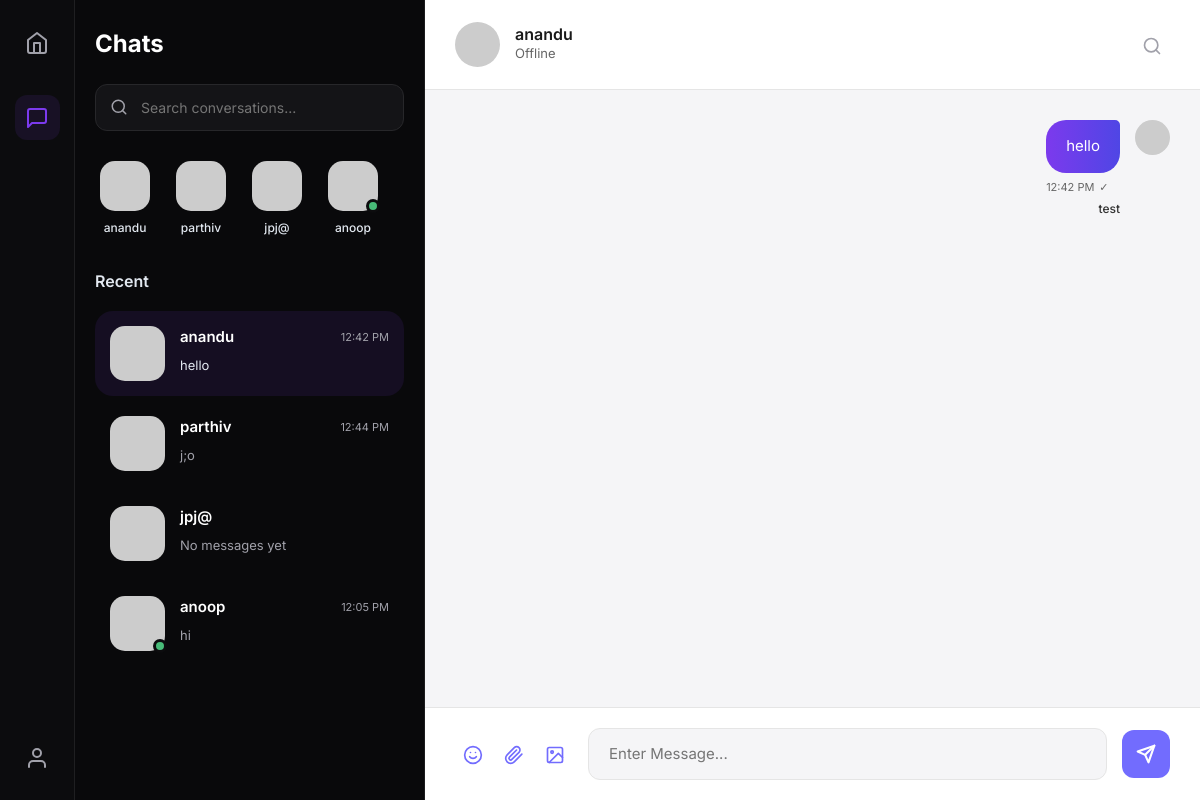
The page /chat/anandu/ (signed in) on the database as committed earlier.
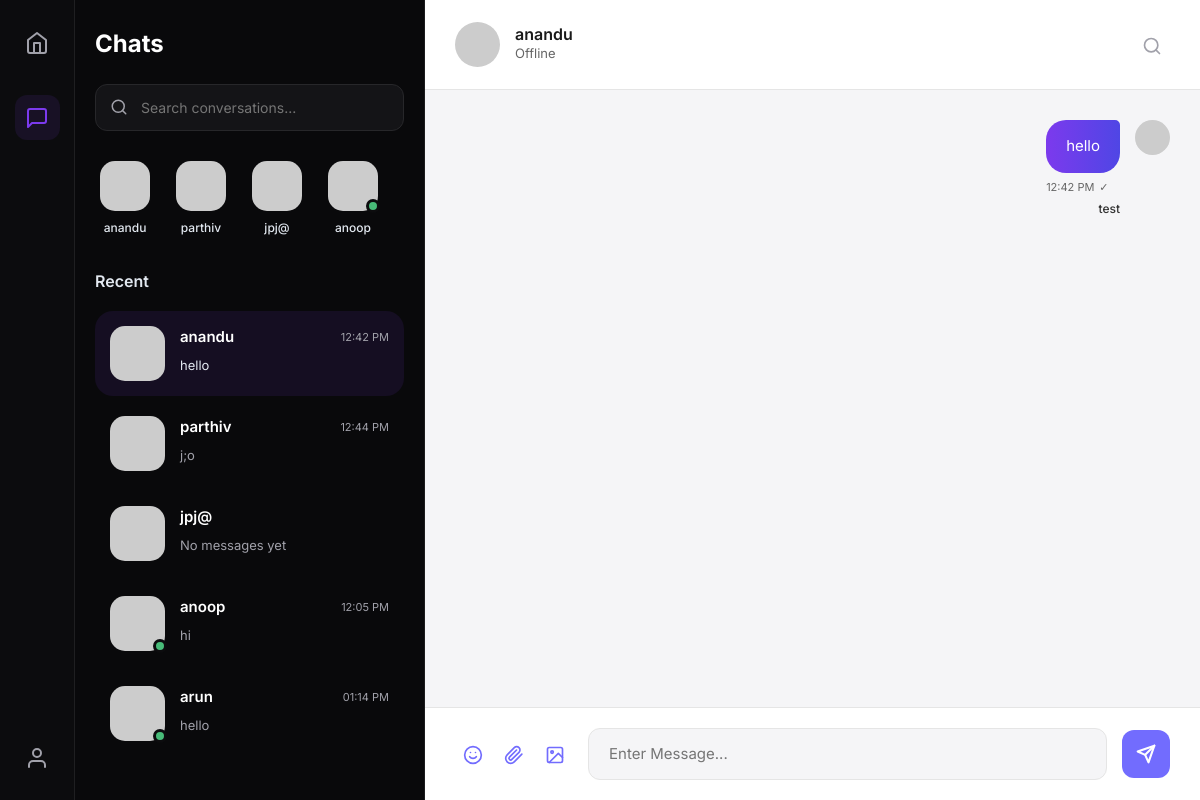
The same page on the database as committed later.
### users/models.py (models this page shows, shortened)
class CustomUser(AbstractUser):
    email = models.EmailField(unique=True)
    is_online = models.BooleanField(default=False)
    last_seen = models.DateTimeField(auto_now=True)

### chat/models.py (models this page shows, shortened)
class Message(models.Model):
    sender = models.ForeignKey(
        settings.AUTH_USER_MODEL,
        on_delete=models.CASCADE,
        related_name='sent_messages'
    )
    receiver = models.ForeignKey(
        settings.AUTH_USER_MODEL,
        on_delete=models.CASCADE,
        related_name='received_messages'
    )
    message = models.TextField()
    timestamp = models.DateTimeField(auto_now_add=True)
    is_read = models.BooleanField(default=False)
    class Meta:
        ordering = ('timestamp',)

### chat/views.py (the view)
# urls.py: path('<str:username>/', views.chat_room, name='chat_room'),
@login_required
def chat_room(request, username):
    other_user = get_object_or_404(CustomUser, username=username)
    messages = Message.objects.filter(
        (Q(sender=request.user) & Q(receiver=other_user)) |
        (Q(sender=other_user) & Q(receiver=request.user))
    ).order_by('timestamp')
    Message.objects.filter(sender=other_user, receiver=request.user, is_read=False).update(is_read=True)
    users = CustomUser.objects.exclude(id=request.user.id)
    for u in users:
        u.last_message = Message.objects.filter(
            (Q(sender=request.user) & Q(receiver=u)) |
            (Q(sender=u) & Q(receiver=request.user))
        ).order_by('-timestamp').first()
        u.unread_count = Message.objects.filter(sender=u, receiver=request.user, is_read=False).count()
    return render(request, 'chat.html', {
        'other_user': other_user,
        'chat_messages': messages,
        'users': users
    })

### templates/chat.html (shortened to what the changed rows need)
{% extends 'base.html' %}
{% load static %}
{% block content %}
<div class="chats-panel d-flex-column">
    <div class="panel-header">
        <h2 class="title-lg">Chats</h2>
    </div>
    <div class="active-users-section">
        <div class="active-users-scroll d-flex gap-3">
            {% for u in users %}
            <a href="{% url 'chat_room' u.username %}"
                class="active-user-chip {% if u == other_user %}active{% endif %}">
                <div class="avatar-wrapper">
                    <img src="https://ui-avatars.com/api/?name={{ u.username }}&background=random"
                        alt="{{ u.username }}" class="avatar-md">
                    {% if u.is_online %}
                    <span class="status-indicator online"></span>
                    {% endif %}
                </div>
                <span class="chip-name">{{ u.username|truncatechars:7 }}</span>
            </a>
            {% endfor %}
        </div>
    </div>
    <div class="recent-chats-list flex-1 overflow-y-auto">
        {% for u in users %}
        <a href="{% url 'chat_room' u.username %}" class="chat-item {% if u == other_user %}active{% endif %}">
            <div class="avatar-wrapper">
                <img src="https://ui-avatars.com/api/?name={{ u.username }}&background=random" alt="{{ u.username }}"
                    class="avatar-lg">
                {% if u.is_online %}
                <span class="status-indicator online"></span>
                {% endif %}
            </div>
            <div class="chat-info">
                <div class="d-flex justify-content-between align-items-center mb-1">
                    <span class="user-name">{{ u.username }}</span>
                    <span class="chat-time">
                        {% if u.last_message %}
                        {{ u.last_message.timestamp|date:"h:i A" }}
                        {% endif %}
                    </span>
                </div>
                <span class="last-msg text-truncate">
                    {% if u.last_message %}
                    {{ u.last_message.message }}
                    {% else %}
                    No messages yet
                    {% endif %}
                </span>
            </div>
        </a>
        {% endfor %}
    </div>
</div>
<div class="chat-feed-panel flex-1 d-flex-column">
    <div class="chat-header">
        <div class="user-profile">
            <div class="user-details">
                <h4 class="header-name">{{ other_user.username }}</h4>
                <p class="status-text" id="header-status">
                    {% if other_user.is_online %}
                    <span class="online-dot-text"></span> Online
                    {% else %}
                    Offline
                    {% endif %}
                </p>
            </div>
        </div>
    </div>
    <div class="message-feed flex-1 overflow-y-auto" id="chat-messages">
        {% for msg in chat_messages %}
        <div class="message-row {% if msg.sender == user %}me{% endif %}">
            <div class="msg-avatar-col">
                <img src="https://ui-avatars.com/api/?name={{ msg.sender.username }}&background=random"
                    class="avatar-sm">
            </div>
            <div class="msg-content-col">
                <div class="bubble-container">
                    <div class="message-bubble">{{ msg.message }}</div>
                    <div class="msg-meta">
                        {{ msg.timestamp|date:"h:i A" }}
                        {% if msg.sender == user %}
                        <span class="read-status">
                            {% if msg.is_read %}
                            ✓✓
                            {% else %}
                            ✓
                            {% endif %}
                        </span>
                        {% endif %}
                    </div>
                </div>
                <div class="sender-name">{{ msg.sender.username }}</div>
            </div>
        </div>
        {% endfor %}
    </div>
</div>
{% endblock %}

Rows that differ between the two databases and show on the page:
added CustomUser: is_online True (drawn), username "arun", last_message.timestamp "01:14 PM", last_message.message "hello"
